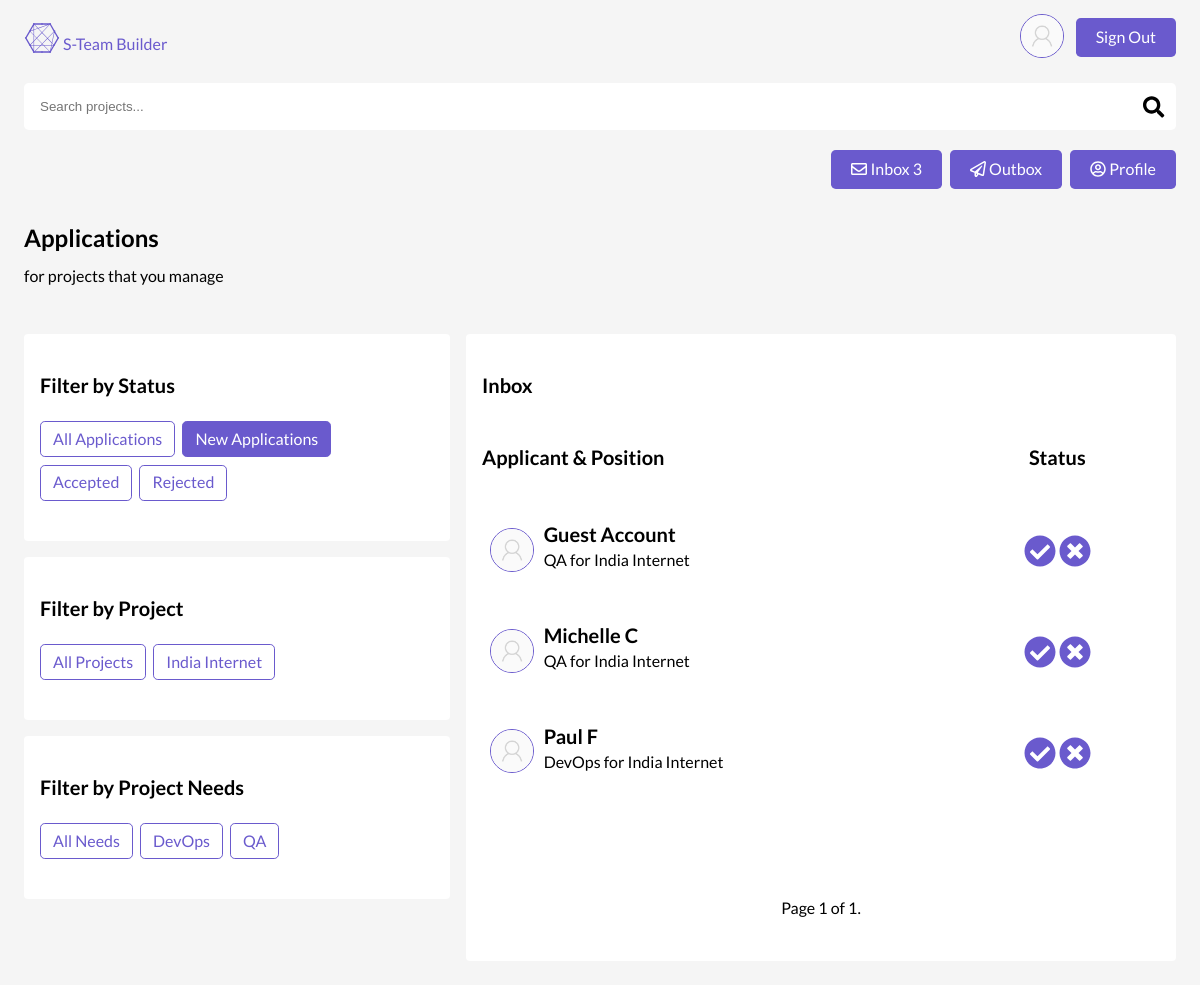
The app's page /projects/applications/inbox/status/u/ (signed in), older data.
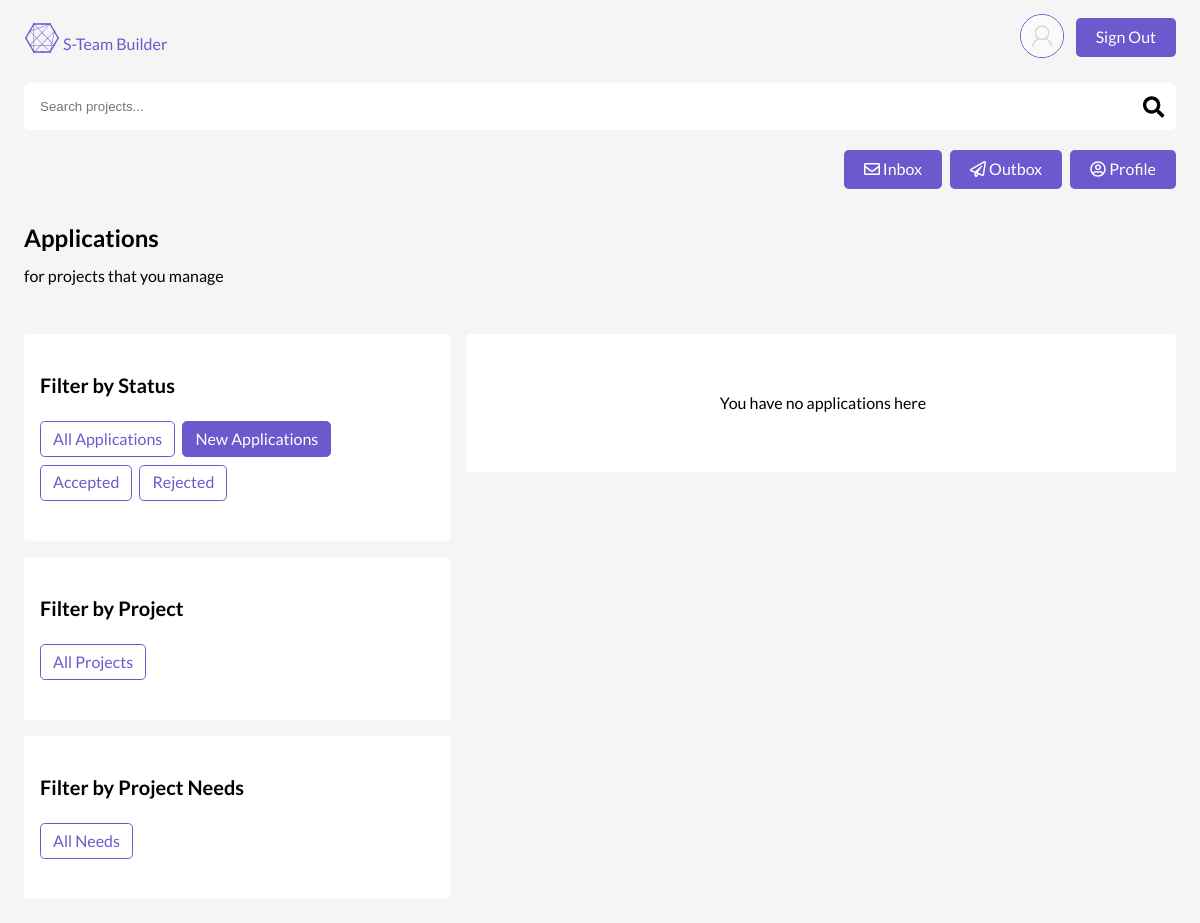
The same page, newer data.
### accounts/models.py (models this page shows, shortened)
class User(AbstractBaseUser):
    email = models.EmailField(
        verbose_name='email address',
        max_length=255,
        unique=True,
    )
    first_name = models.CharField(max_length=255)
    last_name = models.CharField(max_length=255)
    about = models.TextField(max_length=2500)
    avatar = models.ImageField(
        default="default_avatars/blank.png",
        upload_to="avatars"
    )
    skills = models.ManyToManyField(
        "Skill", related_name="users")  # on delete issues?
    is_active = models.BooleanField(default=False)
    is_admin = models.BooleanField(default=False)
    objects = UserManager()
    USERNAME_FIELD = 'email'
    REQUIRED_FIELDS = ['first_name', ]

### projects/models.py (models this page shows, shortened)
class Project(models.Model):
    STATUS = [
        ('A', 'Open'),
        ('B', 'Closed'),
        ('C', 'Complete'),
    ]
    owner = models.ForeignKey(
        settings.AUTH_USER_MODEL,
        on_delete=models.PROTECT,
        related_name="projects"
    )
    title = models.CharField(max_length=255, unique=True)
    description = models.TextField(max_length=2000)
    time_estimate = models.IntegerField()
    applicant_requirements = models.TextField(max_length=2000)
    status = models.CharField(max_length=1, choices=STATUS)
    created = models.DateTimeField(auto_now_add=True)
    slug = models.SlugField(blank=True)
    class Meta:
        ordering = ['-created']
    def __str__(self):
        return self.title

class Position(models.Model):
    STATUS = (
        ('E', 'Empty'),
        ('F', 'Filled')
    )
    project = models.ForeignKey(Project, on_delete=models.CASCADE)
    title = models.CharField(max_length=255)
    description = models.TextField(max_length=2000)
    skills = models.ManyToManyField('accounts.Skill', related_name="positions")
    status = models.CharField(max_length=1, choices=STATUS)
    time_estimate = models.IntegerField()
    slug = models.SlugField(editable=False, blank=True)
    created = models.DateTimeField(auto_now_add=True)
    class Meta:
        ordering = ['-created']
    def __str__(self):
        return self.title

class Application(models.Model):
    STATUS = (
        ('A', 'Accepted'),
        ('R', 'Declined'),
        ('U', 'Undecided')
    )
    user = models.ForeignKey(
        settings.AUTH_USER_MODEL,
        on_delete=models.CASCADE,
        related_name="applications"
    )
    position = models.ForeignKey(
        'Position',
        on_delete=models.CASCADE,
        related_name="applications"
    )
    status = models.CharField(max_length=1, choices=STATUS)
    unread = models.NullBooleanField(blank=True, null=True)
    created = models.DateTimeField(auto_now_add=True) #auto_now_add=True
    class Meta:
        unique_together = ['user', 'position']
        ordering = ['-created']

### projects/views.py (the view)
# urls.py: path('applications/<box>/<category>/<q>/', views.ApplicationsList.as_view(), name='applications'),
class ApplicationsList(CustomLoginRequired, ListView):
    model = Application
    paginate_by = 5
    def get_queryset(self, *args, **kwargs):
        queryset = super().get_queryset(*args, **kwargs)
        queryset = queryset.filter(
            Q(position__project__owner=self.request.user) |
            Q(user=self.request.user)
        ).select_related(
            'position', 'user'
        ).distinct()
        box = self.kwargs['box']
        if box == 'inbox':
            queryset = queryset.filter(
                position__project__owner=self.request.user
            )
        elif box == 'outbox':
            queryset = queryset.filter(
                user=self.request.user
            )
        category = self.kwargs['category']
        q = self.kwargs['q']
        if q != 'all':
            if category == 'status':
                queryset = queryset.filter(
                    status__icontains=q
                )
            elif category == 'project':
                queryset = queryset.filter(
                    position__project__slug=q
                )
            elif category == 'need':
                queryset = queryset.filter(
                    position__slug=q
                )
        return queryset
    def get_context_data(self, **kwargs):
        context = super().get_context_data(**kwargs)
        context['searchform'] = SearchBarForm()
        context['q'] = self.kwargs['q']
        context['box'] = self.kwargs['box']
        context['inbox_count'] = self.get_queryset().filter(
            status='U',
            position__project__owner=self.request.user
        ).count()
        return context

### projects/forms.py
class SearchBarForm(forms.Form):
    q = forms.CharField(
        max_length=255,
        widget=forms.TextInput(
            attrs={
                'placeholder': 'Search projects...',
                'style': 'margin-bottom:0',
                'class': 'search-bar'
            },
        ))

### projects/templatetags/project_extras.py (called while the page is built)
@register.simple_tag(takes_context=True)
def select_distinct_projects(context):
    applications = context['object_list']
    projects = set()
    for application in applications:
        title = application.position.project.title
        projects.add(title)
    return list(projects)

@register.simple_tag(takes_context=True)
def select_distinct_positions(context):
    applications = context['object_list']
    positions = set()
    for application in applications:
        title = application.position.title
        positions.add(title)
    return list(positions)

### projects/views.py (called while the page is built, shortened)
    def dispatch(self, request, *args, **kwargs):
        if not request.user.is_authenticated:
            return self.handle_no_permission()
        apps = Application.objects.filter(
            user=request.user,
            unread=True,
        )
        return super().dispatch(request, *args, **kwargs)

### projects/templates/projects/application_list.html (shortened to what this page needs)
{% extends 'layout.html' %}
{% load static %}
{% load project_extras %}
{% block body %}
<div class="bounds">
  <div class="top-button-container">
    <a class="bubble-dark" {% if box == 'inbox' %}class="button selected-button" {% else %}class="button" {% endif %}
      href="{% url 'projects:applications' box='inbox' category='status' q='u' %}" id="inbox-button"><i
        class="far fa-envelope"></i> Inbox {% if inbox_count %}<span class="inbox-count"
        id="inbox-count">{{ inbox_count }}</span>{% endif %}</a>
    <a class="bubble-dark" {% if box == 'outbox' %}class="button selected-button" {% else %}class="button" {% endif %}
      href="{% url 'projects:applications' box='outbox' category='all' q='all' %}"><i class="far fa-paper-plane"></i>
      Outbox</a>
    <a class="bubble-dark" id="application-profile-button" href="{% url 'accounts:profile' pk=user.id %}"><i
        class="far fa-user-circle"></i> Profile</a>
  </div>
</div>
<div class="bounds">
    <h2 class="">Applications</h2>
    {% if box == 'inbox' %}
    <p>for projects that you manage</p>
    {% else %}
    <p>for projects you've applied to</p>
    {% endif %}
</div>
<div class="bounds">
  <div class="desktop-wrapper">
    <div class="desktop-wrapper-left">
  <div class="card">
    <h4>Filter by Status</h4>
    <ul class="ul-list">
      <li class="bubble-outline {% if q == 'all' %}selected{% endif %}"><a
          href="{% url 'projects:applications' box=box category='status' q='all' %}">All Applications</a></li>
      <li class="bubble-outline {% if q == 'u' %}selected{% endif %}"><a
          href="{% url 'projects:applications' box=box category='status' q='u' %}" id="new-applications">New
          Applications</a></li>
      <li class="bubble-outline {% if q == 'a' %}selected{% endif %}"><a
          href="{% url 'projects:applications' box=box category='status' q='a' %}">Accepted</a></li>
      <li class="bubble-outline {% if q == 'r' %}selected{% endif %}"><a
          href="{% url 'projects:applications' box=box category='status' q='r' %}">Rejected</a></li>
    </ul>
  </div>
  <div class="card">
    <h4>Filter by Project</h4>
    <ul class="ul-list">
      <li class="bubble-outline {% if q == 'all' %}selected{% endif %}"><a
          href="{% url 'projects:applications' box=box category='project' q='all' %}">All Projects</a></li>
      {% if application_list %}
      {% select_distinct_projects as titles %}
      {% for title in titles %}
      <li class="bubble-outline {% if q == title|slugify %}selected{% endif %}"><a
          href="{% url 'projects:applications' box=box category='project' q=title|slugify %}">{{ title }}</a></li>
      {% endfor %}
      {% endif %}
    </ul>
  </div>
  <div class="card">
    <h4>Filter by Project Needs</h4>
    <ul class="ul-list">
      {% select_distinct_positions as titles %}
      <li class="bubble-outline {% if q == 'all' %}selected{% endif %}"><a
          href="{% url 'projects:applications' box=box category='all' q='all' %}">All Needs</a></li>
      {% for title in titles %}
      <li class="bubble-outline {% if q == title|slugify %}selected{% endif %}"><a
          href="{% url 'projects:applications' box=box category='need' q=title|slugify %}">{{ title }}</a></li>
      {% endfor %}
    </ul>
  </div>
</div>
<div class="desktop-wrapper-right">
{% if application_list %}
  <div class="card">
    <h4>{{ box|title }}</h4>
    <div class="headers-container">
      <h4 class="title">Applicant & Position</h4>
      <h4 class="status">Status</h4>
    </div>
    {% for application in application_list %}
    <div class="application-container" id="app-id-{{ application.id }}">
      <div class="application-pic">
        <a href="{% url 'accounts:profile' pk=user.id %}">
          <img src="{{ application.user.avatar.url }}" alt="avatar" class="avatar-small"
            href="{% url 'accounts:profile' pk=user.id %}">
        </a>
      </div>
      <div class="application-info">
        <h4>{% if user == application.user %}You{% else%}
          {{ application.user.first_name}} {{ application.user.last_name }}{% endif %}
        </h4>
        <p>{{ application.position }} for {{ application.position.project }}</p>
      </div>
      <div class="application-buttons">
        {% if application.position.project.owner == user %}
        {% if application.status == 'U' %}
        <a class="button-accept-reject" app_pk="{{ application.id }}" data-url="{% url 'projects:update_app_status' %}"
          value="A"><i class="fas fa-check-circle fa-2x"></i></a>
        <a class="button-accept-reject" app_pk="{{ application.id }}" data-url="{% url 'projects:update_app_status' %}"
          value="R"><i class="fas fa-times-circle fa-2x"></i></a>
        {% else %}
        {% if application.status == 'R' %}
        <i class="far fa-frown fa-2x"></i>
        {% elif application.status == 'A' %}
        <i class="far fa-smile fa-2x"></i>
        {% endif %}
        {% endif %}
        {% endif %}
      </div>
    </div>
    {% endfor %}
    <div class="pagination">
      <span class="step-links">
        <span class="current">
          Page {{ page_obj.number }} of {{ page_obj.paginator.num_pages }}.
        </span>
      </span>
    </div>
    {% else %}
    <div class="card">
      <div class="mini-card">
          <div class="center-button-container">
              <p>You have no applications here</p>
          </div>
        </div>
        {% endif %}
  </div>
</div>
</div>
</div>
{% endblock %}

### templates/layout.html (shortened to what this page needs)
<!DOCTYPE html>
{% load static %}
<html lang="en">
<head>
  <link rel="stylesheet" href="{% static 'sass/css/style.css' %}">
</head>
<body>
  <header class="header">
    <div class="bounds">
      <div class="flex-h-container">
          <a class="logo" href="{% url 'projects:dashboard' category='all' q='all' %}"><i class="fab fa-connectdevelop fa-2x"></i> S-Team Builder</a>
          <div class="flex-h-container">
            {% if user.is_authenticated %}
                <a href="{% url 'accounts:profile' pk=user.id %}">
                <img src="{{ user.avatar.url }}" alt="avatar" class="avatar-small" href="{% url 'accounts:profile' pk=user.id %}">
                </a>
            {% endif %}
              <div>
                {% if user.is_authenticated %}
                    <a class="bubble-dark" href="{% url 'logout' %}">Sign Out</a>
                {% else %}
                    <a class="bubble-dark" href="{% url 'accounts:register' %}">Sign Up</a>
                    <a class="bubble-dark" href="{% url 'login' %}">Sign In</a>
                {% endif %}
              </div>
          </div>
    </div>
    </div>
  </header>
  {% if searchform %}
  <div class="bounds">
      <div class="search-bar">
          <form method="GET" action={% url 'projects:searchbar' %} id="search-bar">
              {{ searchform.q }}
              <button type="submit">
              <i class="fas fa-search fa-lg"></i>
              </button>
          </form>
        </div>
    </div>
  {% endif %}
{% block body %}
{% endblock %}
</body>
</html>

### assets/sass/css/style.css (style rules this page uses)
* { box-sizing: border-box; }
.ul-list { list-style: none; padding: 0; }
.ul-list li { display: inline-block; }
.bounds { padding: 0.5rem 1.5rem; height: 100%; max-width: 1280px; margin: 0 auto; }
.flex-h-container { display: flex; height: 100%; justify-content: space-between; align-items: center; }
.flex-h-container .bubble-dark:last-of-type { margin-right: 0; }
.top-button-container { display: flex; justify-content: flex-end; align-items: center; }
.top-button-container .bubble-dark:last-of-type { margin-right: 0; }
.center-button-container { display: flex; justify-content: center; align-items: center; }
@media (min-width: 1024px) { .desktop-wrapper { display: flex; } }
@media (min-width: 1024px) { .desktop-wrapper .desktop-wrapper-left { flex: 1.5; display: flex; flex-direction: column; margin-right: 0.5rem; } }
@media (min-width: 1024px) { .desktop-wrapper .desktop-wrapper-right { flex: 2.5; display: flex; flex-direction: column; margin-left: 0.5rem; } }
button { margin: 0em; font: "Lato"; padding: 0; border-width: 0; border-style: none; border-color: none; border-image: none; line-height: unset; font-size: unset; }
input[type=text] { background-color: white; border: none; padding: 1rem; border-radius: 0.3rem; }
a { margin: 0; padding: 0; text-decoration: none; color: slateblue; }
a.bubble-dark { color: white; }
header { width: 100%; height: 75px; }
body { background-color: whitesmoke; font-family: "Lato", sans-serif; margin: 0; padding: 0; line-height: 18.4px; }
h2 { display: block; font-size: 1.5em; margin-block-start: 0.83em; margin-block-end: 0.83em; margin-inline-start: 0px; margin-inline-end: 0px; font-weight: bold; }
h4 { font-size: 1.25rem; }
.card { background-color: white; width: 100%; border-radius: 0.25rem; border: none; padding: 1rem; margin-top: 1rem; }
.card:last-child { margin-bottom: 1rem; }
.mini-card { padding: 0.75rem 0; margin: 1rem 0; }
.mini-card p { margin-left: 0.25rem; }
.bubble-dark { display: inline-block; padding: 0.65rem 1.25rem; background-color: slateblue; border-radius: 0.3rem; margin: 0.25rem; color: white; cursor: pointer; }
.bubble-outline { padding: 0.4rem 0.75rem; background-color: none; border-radius: 0.3rem; border: solid 1px slateblue; margin: 0 0.25rem 0.5rem 0; line-height: 1.3rem; cursor: pointer; }
.bubble-outline.selected { background-color: slateblue; }
.bubble-outline.selected a { color: white; }
.search-bar { width: 100%; position: relative; }
.search-bar button { position: absolute; right: 0.75rem; top: 50%; transform: translateY(-50%); background: none; border: none; }
.avatar-small { height: 2.75rem; border-radius: 50%; margin: 0 0.5rem; border: solid 1px slateblue; }

Row changes from the older to the newer data that the page shows:
removed Project: titles "India Internet"
removed Position: titles "DevOps"
removed Position: titles "QA"
removed Application: user.avatar (placeholder picture), user.first_name "Guest", user.last_name "Account", position "QA", position.project "India Internet"
removed Application: user.avatar (placeholder picture), user.first_name "Michelle", user.last_name "C", position "QA", position.project "India Internet"
removed Application: user.avatar (placeholder picture), user.first_name "Paul", user.last_name "F", position "DevOps", position.project "India Internet"
Text that changed along with them:
{{ inbox_count }}: "3" → (not shown)
{{ box|title }}: "Inbox" → (not shown)
{{ page_obj.number }}: "1" → (not shown)
{{ page_obj.paginator.num_pages }}: "1" → (not shown)
text no longer shown: "Applicant & Position Status Page of ."
text now shown: "You have no applications here"
